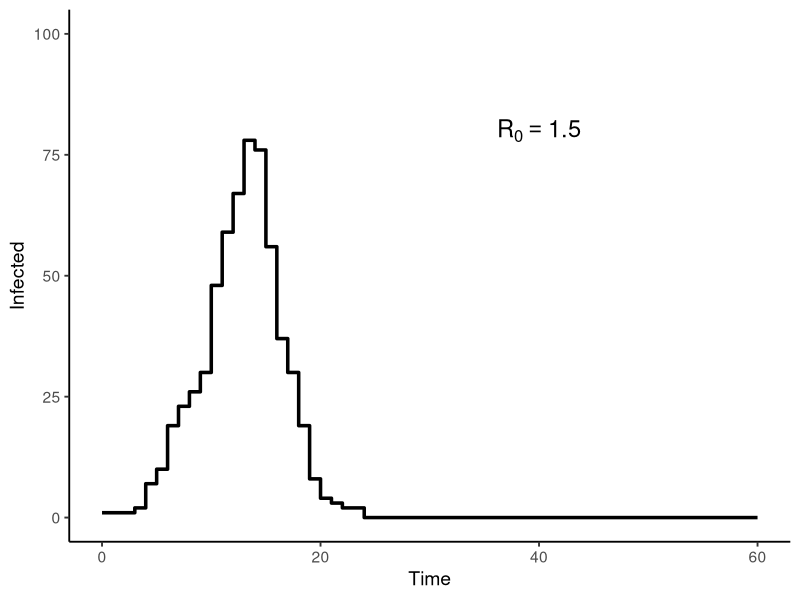
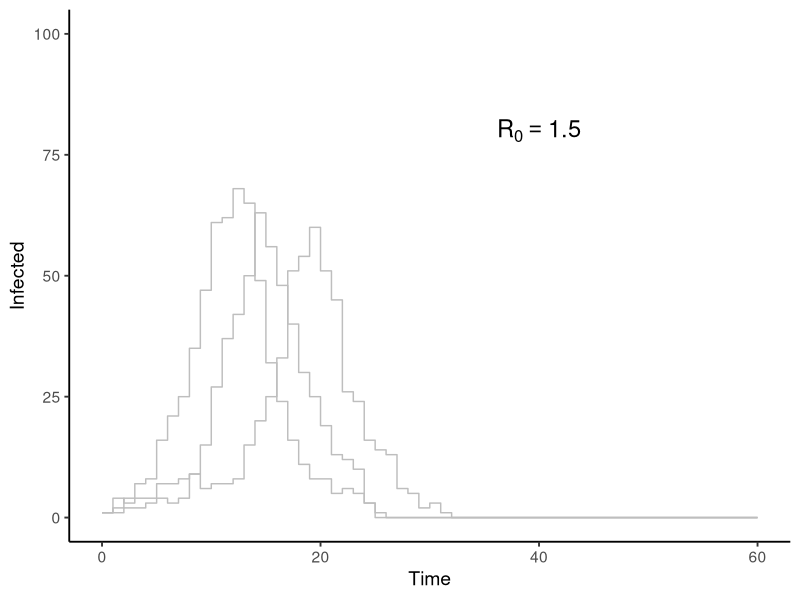

These charts were generated, in order, by the following R code:
#####################################################################

## Example: Stochastic SIR model using the Chain Binomial Algorithm

#####################################################################

## Clinic on the Meaningful Modeling of Epidemiological Data
## International Clinics on Infectious Disease Dynamics and Data (ICI3D) Program
## https://www.ici3d.org

## Attribution: Juliet R.C. Pulliam (2012-2015)
## Last update: Lauren Brown (2026)

## Some Rights Reserved
## CC BY-NC 4.0 (https://creativecommons.org/licenses/by-nc/4.0/)

#####################################################################

## Clear all variables and functions

rm(list=ls())

## Load the tidyverse package for data manipulation and plotting

library(tidyverse)

#####################################################################

## Section 1: Chain Binomial SIR model

#####################################################################

## sir.cb(): Function that runs a chain binomial SIR model for a given population
## size and R0 value, outputting a tibble with columns representing time,
## the number of susceptibles at each time, and the number of cases at each time.
## The chain binomial is a stochastic model, so the output varies between function
## calls, even for the same parameter values and initial conditions.

sir.cb <- function(R0, N, MAXTIME, I0=1, S0=N-I0){
  qq <- 1 - (R0/N)  # Pairwise probability of avoiding potentially infectious contact

  Cases <- I0
  Sus <- S0

  for(Time in 1:MAXTIME){
    Cases <- c(Cases, rbinom(1, Sus[Time], (1 - qq^Cases[Time])))
    Sus <- c(Sus, Sus[Time] - Cases[Time + 1])
  }
  return(data.frame(Time=0:MAXTIME, Cases, Sus))
}

## Run the function once, for an R0 of 1.5, a population size of 1000, and 60 time
## steps
epi <- sir.cb(1.5, 1000, 60)

## Examine the resulting data frame
head(epi)

## Plot the number of cases through time and label the plot appropriately;
## geom_step() is used because time is treated as discrete
ggplot(epi, aes(x=Time, y=Cases)) +
  geom_step(linewidth=1.2) +
  annotate("text", x=40, y=80, label="R[0] == 1.5", parse=TRUE, size=6) +
  coord_cartesian(ylim=c(0, 100)) +
  labs(x="Time", y="Infected") +
  theme_classic(base_size=14)

## run.cb(): runs sir.cb() for specified parameter values and returns the cases
## through time as a tibble, labelled with a run identifier
run.cb <- function(run_id, R0, N, MAXTIME=60){
  sir.cb(R0, N, MAXTIME) |>
    select(Time, Cases) |>
    mutate(run=run_id)
}

## Use map_dfr() to collect 3 runs into a single tidy tibble; each row is one
## time point from one run
runs <- map_dfr(1:3, run.cb, R0=1.5, N=1000, MAXTIME=60)

## Examine the first few rows: Time, Cases, and run columns
head(runs)

## Plot all 3 runs as step lines
ggplot(runs, aes(x=Time, y=Cases, group=run)) +
  geom_step(colour="grey") +
  annotate("text", x=40, y=80, label="R[0] == 1.5", parse=TRUE, size=6) +
  coord_cartesian(ylim=c(0, 100)) +
  labs(x="Time", y="Infected") +
  theme_classic(base_size=14)

## Calculate the average number of cases in each timestep:
ave.case.t <- runs |>
  group_by(Time) |>
  summarise(mean_cases=mean(Cases))

######################################################################

## Section 2: Try it yourself

######################################################################

## Use map_dfr() to collect 300 runs into a single data frame:


## Calculate the mean and median number of cases in each timestep:


## Plot all 300 runs as grey step lines. Add a thick red line for the mean
## and a thick blue line for the median number of cases through time.
## Hint: you can supply a different data source to a geom using the `data`
## argument, e.g. geom_step(data=summaries, aes(...), colour="red"):


## Save your plot as a PDF using ggsave():
